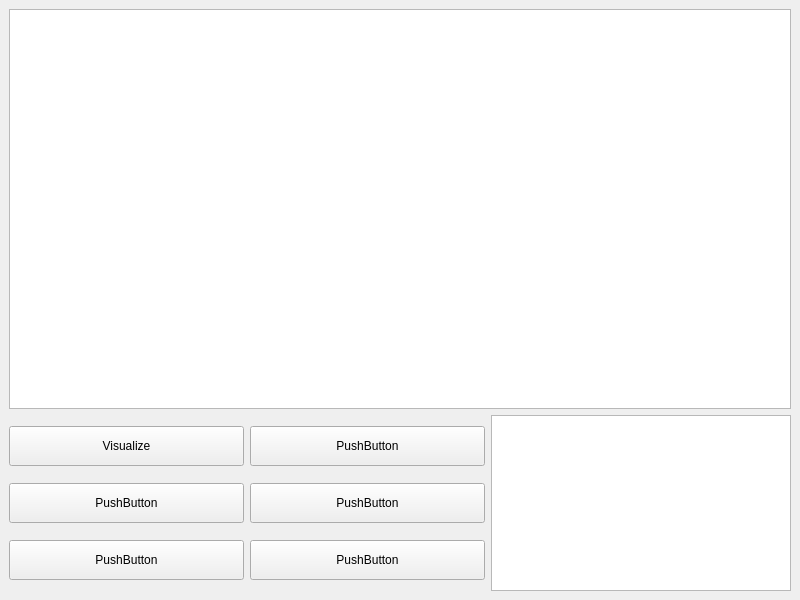
<?xml version="1.0" encoding="UTF-8"?>
<ui version="4.0">
 <class>GraphWindow</class>
 <widget class="QMainWindow" name="GraphWindow">
  <property name="geometry">
   <rect>
    <x>0</x>
    <y>0</y>
    <width>800</width>
    <height>600</height>
   </rect>
  </property>
  <property name="windowTitle">
   <string>Graph Representation</string>
  </property>
  <widget class="QWidget" name="centralwidget">
   <layout class="QGridLayout" name="gridLayout_3">
    <item row="0" column="0">
     <widget class="QGraphicsView" name="graphViewer">
      <property name="minimumSize">
       <size>
        <width>0</width>
        <height>400</height>
       </size>
      </property>
     </widget>
    </item>
    <item row="1" column="0">
     <layout class="QGridLayout" name="gridLayout_2">
      <item row="0" column="0">
       <layout class="QGridLayout" name="gridLayout">
        <item row="0" column="1">
         <widget class="QPushButton" name="pushButton_4">
          <property name="minimumSize">
           <size>
            <width>160</width>
            <height>40</height>
           </size>
          </property>
          <property name="text">
           <string>PushButton</string>
          </property>
         </widget>
        </item>
        <item row="1" column="1">
         <widget class="QPushButton" name="pushButton_6">
          <property name="minimumSize">
           <size>
            <width>160</width>
            <height>40</height>
           </size>
          </property>
          <property name="text">
           <string>PushButton</string>
          </property>
         </widget>
        </item>
        <item row="1" column="0">
         <widget class="QPushButton" name="pushButton_7">
          <property name="minimumSize">
           <size>
            <width>160</width>
            <height>40</height>
           </size>
          </property>
          <property name="text">
           <string>PushButton</string>
          </property>
         </widget>
        </item>
        <item row="3" column="0">
         <widget class="QPushButton" name="pushButton_5">
          <property name="minimumSize">
           <size>
            <width>160</width>
            <height>40</height>
           </size>
          </property>
          <property name="text">
           <string>PushButton</string>
          </property>
         </widget>
        </item>
        <item row="0" column="0">
         <widget class="QPushButton" name="Show">
          <property name="minimumSize">
           <size>
            <width>160</width>
            <height>40</height>
           </size>
          </property>
          <property name="text">
           <string>Visualize</string>
          </property>
         </widget>
        </item>
        <item row="3" column="1">
         <widget class="QPushButton" name="pushButton">
          <property name="minimumSize">
           <size>
            <width>160</width>
            <height>40</height>
           </size>
          </property>
          <property name="text">
           <string>PushButton</string>
          </property>
         </widget>
        </item>
       </layout>
      </item>
      <item row="0" column="1">
       <widget class="QTextEdit" name="ResultGraphs">
        <property name="maximumSize">
         <size>
          <width>300</width>
          <height>16777215</height>
         </size>
        </property>
        <property name="readOnly">
         <bool>true</bool>
        </property>
       </widget>
      </item>
     </layout>
    </item>
   </layout>
  </widget>
 </widget>
 <resources/>
 <connections/>
</ui>
